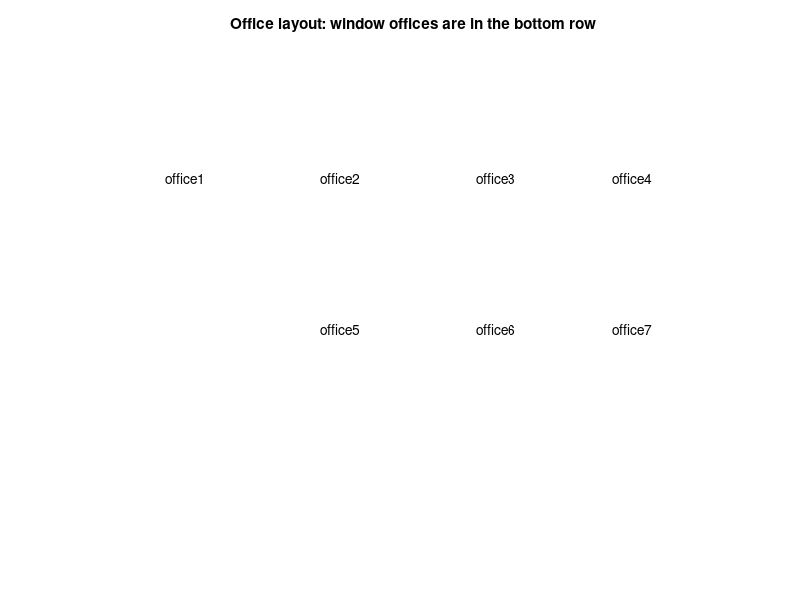
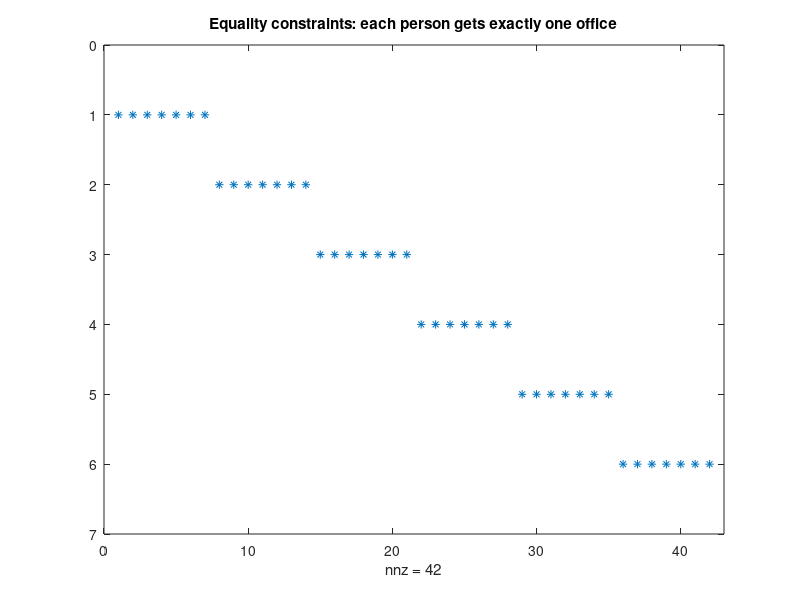
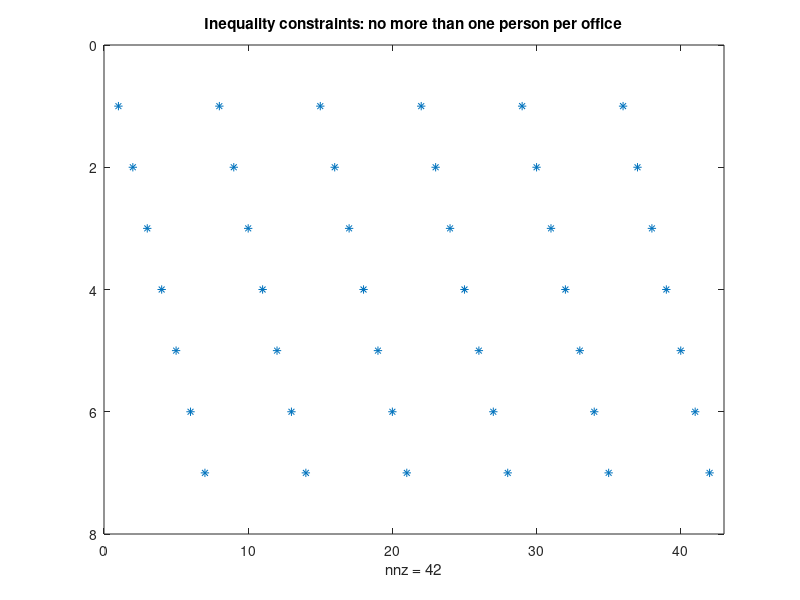
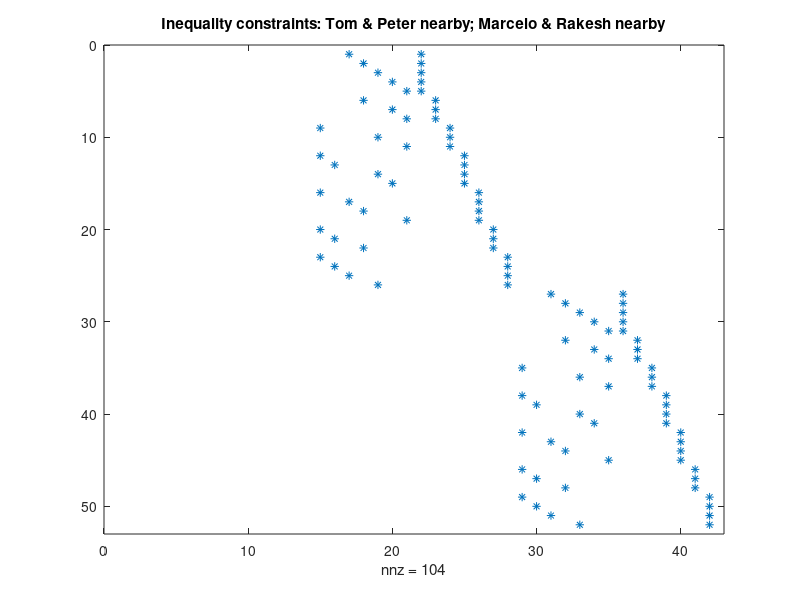

The MATLAB source for these figures, in order: (Note: this script raises an error after producing the figures.)
%% Binary Integer Programming
% This demo shows how to formulate a binary integer programming problem
% called the office assignment problem. It then demonstrates how to solve
% the problem using BINTPROG.

%   Copyright 1990-2004 The MathWorks, Inc. 
%   $Revision: 1.1.4.1 $  $Date: 2004/04/20 23:19:18 $

%% Office assignment problem
% We want to assign 6 people, Marcelo, Rakesh, Peter, Tom, Marjorie, and
% Mary Ann, to 7 offices.  Each office can have no more than one person,
% and each person gets exactly one office.  The people can give preferences
% for the offices, and their preferences are considered based on their
% seniority (the longer they have been at the MathWorks, the higher the
% seniority). Some offices have windows, some do not, and some windows are
% bigger than others. Additionally, Peter and Tom often work together, so
% we would like them to be no more than one office away, and Marcelo and
% Rakesh often work together so they also should be no more than one office
% away. 

%% Office layout
% Offices 1, 2, 3, and 4 are inside offices (no windows). Offices 5, 6 and 7
% have windows, but the window in office 5 is smaller than the other two.
% Here is how the offices are arranged.
text(0.1, .73, 'office1');
text(.35, .73, 'office2');
text(.60, .73, 'office3');
text(.82, .73, 'office4');

text(.35, .42, 'office5');
text(.60, .42, 'office6');
text(.82, .42, 'office7');
title('Office layout: window offices are in the bottom row'); 
axis off
set(gcf,'color','w');

%% Problem formulation
% We need to select our problem formulation. The first step is to choose
% what each element of our variable |x| that we are solving for represents in
% our problem. Since this is a binary integer problem, a good choice is
% that each element represents a person assigned to an office. If the
% person is assigned to the office, the variable has value 1. If the person
% is not assigned to the office, the variable has value 0. We'll consider
% the people always in this order: 

%%
%  1. Mary Ann
%  2. Marjorie
%  3. Tom
%  4. Peter
%  5. Marcelo
%  6. Rakesh

%%
% We need |x| to be a vector. Then |x(1)| to |x(7)| is Mary Ann assigned to
% office 1, office 2, etc., to office 7. The next 7 elements are Marjorie
% assigned to the seven offices, etc. In all, our |x| vector has 42 elements
% since we have six people to assign to seven offices.

%% Seniority
% We will want to weight the preferences based on seniority so that the
% longer you have been at the MathWorks, the more your preferences count.
% The seniority is as follows: Mary Ann 9 years, Marjorie 10 years, Tom 5
% years, Peter 3 years, Marcelo 1.5 years, and Rakesh 2 years. We can
% create a normalized weight vector based on seniority.

seniority = [9 10 5 3 1.5 2];
weightvector = seniority/sum(seniority);

%% Preferences
% We set up a preference matrix where the rows correspond to offices and
% the columns correspond to people. We ask each person to give values for
% each office so that the sum of all their choices, i.e., their column,
% sums to 100.  A higher number means the person prefers the office.  Tom
% is represented by column three, so Tom's desire to be in office six is
% "40", that is |prefmatrix(6,3)| is 40 because the sixth row is for the
% sixth office, and Tom is person 3 (column 3).

prefmatrix = [ 0  0  0  1  3 10 ;
               0  0  0  3  4 10 ;
               0  0  0  3  1 10 ;
               0  0  0  3  2 10 ;  
              10 20 30 10 10 20 ;
              40 40 40 40 40 20 ;
              50 40 30 40 40 20 ];

%%
% We want to weight the preferences matrix by the |weightvector| to scale the
% columns by seniority.  Also, it will be more convenient if we reshape this
% matrix as a vector in column-order so that it corresponds to our |x| vector.  
PM = prefmatrix * diag(weightvector);
c = PM(:);

%% Objective function
% Our objective is to maximize the satisfaction of the preferences weighted
% by seniority. This is a linear objective function
%%
%       max c'*x
%%
% or equivalently
%%
%       min -c'*x

%% Constraints
% The first set of constraints requires that each person gets exactly one
% office, that is for each person, the sum of the |x| values corresponding to
% that person is exactly one. For example, since Marjorie is the second
% person, this means that |sum(x(8:14))=1|. We can represent these linear
% constraints in an equality matrix Aeq and right hand side vector beq,
% where |Aeq*x = beq|, by building the appropriate matrices.  The matrix
% |Aeq| consists of ones and zeros. For example, the second row of |Aeq|
% will correspond to Marjorie getting exactly one office, so the row will 
% look like
%%
%       0 0 0 0 0 0 0 1 1 1 1 1 1 1 0 0 0 0 0 0 0 0 0 0 0 0 ... 0 0 0
%%
% that is, seven ones in columns 8 through 14 and zeros elsewhere. Then
% |Aeq(2,:)*x = 1| is equivalent to |sum(x(8:14)) = 1|.
numOffices = 7;
numPeople = 6;
numDim = numOffices * numPeople;
onesvector = ones(1,numOffices);
% Each row of Aeq corresponds to one person. 
Aeq = blkdiag(onesvector,onesvector,onesvector,onesvector, ...
    onesvector,onesvector);
beq = ones(numPeople,1);
% View the structure of Aeq, that is, where there are nonzeros (ones)
figure;
spy(Aeq)
set(gcf,'color','w');
title('Equality constraints: each person gets exactly one office')

%%
% The second set of constraints are inequalities. These constraints specify
% that each office has no more than one person in it, i.e., each office 
% has one person in it, or is empty. We build the matrix |A| and the vector
% |b| such that |A*x <= b| to capture these constraints. Each row of |A|
% and |b| corresponds to an office and so row 1 corresponds to people
% assigned to office 1.  This time the rows have this type of pattern, for
% row 1:
%%
%      1 0 0 0 0 0 0 1 0 0 0 0 0 0 1 0 0 0 0 0 0  ... 1 0 0 0 0 0 0
%%
% Each row after this is similar but shifted (circularly) to the right by
% one spot. For example, row 3 corresponds to office 3 and says that
% |A(3,:)*x <= 1|, i.e., office 3 cannot have more than one person in it.
e = eye(1,numOffices);
A = repmat(e,numOffices,numPeople);
for i = 2:7
    A(i,:) =  circshift(A(i-1,:),[0,1]);
end
b = ones(numOffices,1);
% View the structure of Aeq, that is, where there are nonzeros (ones)
figure; 
spy(A)
set(gcf,'color','w');
title('Inequality constraints: no more than one person per office')

%%
% The next set of constraints are also inequalities, so we will add them to
% the matrix |A| and vector |b|, which already contain the inequalities
% from above. We want Tom and Peter no more than one office away, and the
% same with Marcelo and Rakesh. First we'll build the distance matrix of
% the offices based on their physical locations. This is a symmetric matrix.
D = zeros(numOffices);
%   Set up the top right half of the matrix
D(1,2:end) = [1 2 3 2 3 4];
D(2,3:end) = [1 2 1 2 3];
D(3,4:end) = [1 2 1 2];
D(4,5:end) = [3 2 1];
D(5,6:end) = [1 2];
D(6,end)   = 1;
% The lower left half is the same as the upper right
D = triu(D)' + D;

% We find the offices that are more than one away.
[officeA,officeB] = find(D > 1);
numPairs = length(officeA)

%%
% This finds |numPairs| pairs of offices. For these |numPairs|, if Tom
% occupies one office in the pair, then Peter cannot occupy the other
% office in the pair, otherwise they will be more than one office away. The
% same for Marcelo and Rakesh. This gives |2*numPairs| more inequality
% constraints which we will add to |A| and |b|.

% Add enough rows to A to accommodate these constraints.
numrows = 2*numPairs + numOffices; 
A((numOffices+1):numrows, 1:numDim) = zeros(2*numPairs,numDim);

%%
% For each pair of offices in numPairs, for the |x(i)| that corresponds to
% Tom in |officeA| and for the |x(j)| that corresponds to Peter in
% |OfficeB|, 
%%
%   x(i) + x(j) <= 1
%%
% that is, either Tom or Peter can occupy one of these offices, but they
% both cannot.
for i = 1:numPairs
    %  Tom is person 3 and Peter is person 4
    tom = 3;
    peter = 4;
    tomInOfficeA = sub2ind([numOffices numPeople],officeA(i),tom);
    peterInOfficeB = sub2ind([numOffices numPeople],officeB(i),peter);
    A(i+numOffices, [tomInOfficeA, peterInOfficeB]) = 1;
   
    % Repeat for Marcelo and Rakesh, adding more rows to A and b.
    % Marcelo is person 5 and Rakesh is person 6
    marcelo = 5;
    rakesh = 6;
    marceloInOfficeA = sub2ind([numOffices numPeople],officeA(i),marcelo);
    rakeshInOfficeB = sub2ind([numOffices numPeople],officeB(i),rakesh);
    A(i+numPairs+numOffices, [marceloInOfficeA, rakeshInOfficeB]) = 1;
end
b(numOffices+1:numOffices+2*numPairs) = ones(2*numPairs,1);
% View the structure of the newly added constraints in A, that is, 
%   where there are nonzeros (ones)
figure;
spy( A((numOffices+1):numrows,:) )
set(gcf,'color','w');
title('Inequality constraints: Tom & Peter nearby; Marcelo & Rakesh nearby')

%% Solving using BINTPROG
% Our problem formulation consists of a linear objective function
%%
%     min -c'*x
%%
% subject to the linear constraints
%%
%     Aeq*x = beq
%     A*x <= b
%%
% As this is the format BINTPROG expects, we can pass these matrices to
% BINTPROG.  

% Let BINTPROG choose the start point.
x0 = [];
f = -c;
% Show the iterative output for each node displayed in the branch and 
% bound algorithm.
options = optimset('Display','iter','NodeDisplayInterval',1);
[x,fval,exitflag,output] = bintprog(f,A,b,Aeq,beq,x0,options);
fval
exitflag
output
% View the solution to see who got what office.
printofficeassign(x);
title('Solution for default BranchStrategy and NodeSearchStrategy');

%%
% For this problem, the satisfaction of the preferences by seniority is
% maximized to the value of |-fval|.  A positive |exitflag| tells us that
% BINTPROG converged.  The output structure gives us information about
% how many nodes were explored, how long the computation took, and how many
% cumulative iterations were used in the solving LP relaxations
% subproblems.

%% Changing the options
% To reduce the number of nodes explored, the time, or number of iterations
% taken, you can try varying a couple of options.  BINTPROG uses a branch
% and bound algorithm and we can use the options to adjust that algorithm.
% For example, the default branching strategy is |'maxinfeas'|, which says
% to choose the variable with the maximum integer infeasibility to branch
% on next, that is, the variable whose value is closest to 0.5. We can run
% our problem again with the branching strategy set to |'mininfeas'|, which
% says to choose the the variable with the minimum integer infeasibility to
% branch on next, that is, the variable whose value is closest to 0 or 1
% but not equal to 0 or 1.

% Try BranchStrategy = mininfeas
options = optimset(options,'BranchStrategy','mininfeas');
[x,fval,exitflag,output] = bintprog(f,A,b,Aeq,beq,x0,options);
fval
exitflag
output
printofficeassign(x);
title('Solution for BranchStrategy=mininfeas and default NodeSearchStrategy');

%%
% For this problem, the number of nodes and iterations are reduced with the
% alternate branching strategy, but the same solution is found as before.

%% 
% Finally, we can also choose a different node search strategy, i.e., the
% strategy the branch-and-bound algorithm uses to select the next node to
% search in the search tree. By default, the search is done using the
% |'bf'| or best node first search strategy, which chooses the node with
% lowest bound on the objective function to search next. We can change this
% to use the |'df'| or depth first search strategy. At each node in the
% search tree, if there is a child node one level down in the tree that has
% not already been explored, the algorithm chooses one such child to
% search. Otherwise, the algorithm moves to the node one level up in the
% tree and chooses a child node one level down from that node. 

% Try NodeSearchStrategy = df
options = optimset(options,'NodeSearchStrategy','df');
[x,fval,exitflag,output] = bintprog(f,A,b,Aeq,beq,x0,options);
fval
exitflag
output
printofficeassign(x);
title('Solution for BranchStrategy=mininfeas and NodeSearchStrategy=df');

%%
% For this problem, the number of nodes, iterations, and time are reduced
% with the alternate node search strategy. The same solution is found as
% before.
